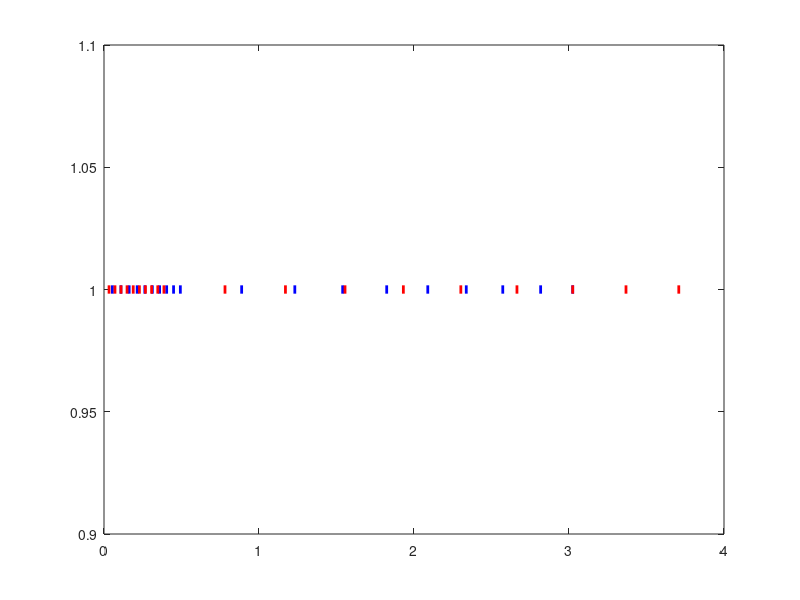
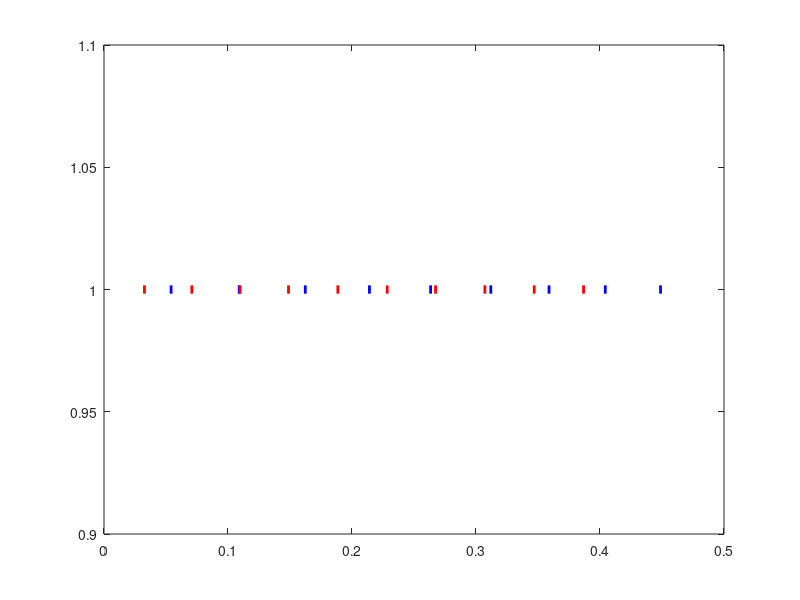
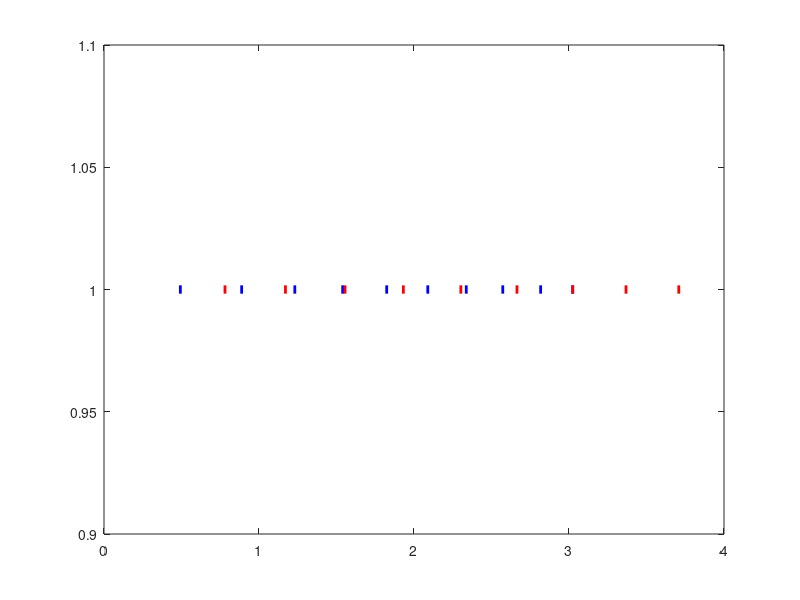

MATLAB code for these plots, in order: (Note: this script raises an error after producing the figures.)

path = ['/Volumes/KO_Portable/MEC_LEC_CA3/analysis/mW']; cd(path); 
load('led_power.mat');

figure;
plot(blue(:,3),1, 'b|', 'LineWidth',2); hold on;
plot(red(:,3),1, 'r|', 'LineWidth',2);

figure;
plot(blue(1:9,3), 1,'b|', 'LineWidth',2); hold on;
plot(red(1:10,3), 1,'r|', 'LineWidth',2);

figure;
plot(blue(10:19,3),1, 'b|', 'LineWidth',2); hold on;
plot(red(11:19,3),1, 'r|', 'LineWidth',2);

figure; 
h = histogram(blue(1:9,3), 'BinWidth',0.05, 'BinLimits', [0.0326 0.4488]); hold on; 
h2 = histogram(red(1:10,3), 'BinWidth',0.05, 'BinLimits', [0.0326 0.4488], 'FaceAlpha', 0.5);

figure;
plot(blue(:,3),1, 'b|', 'LineWidth',2); hold on;
plot(red(:,3),1.1, 'r|', 'LineWidth',2);
plot(combo(:,3),1.2, 'm|', 'LineWidth',2);
ylim([0.5 1.5])
